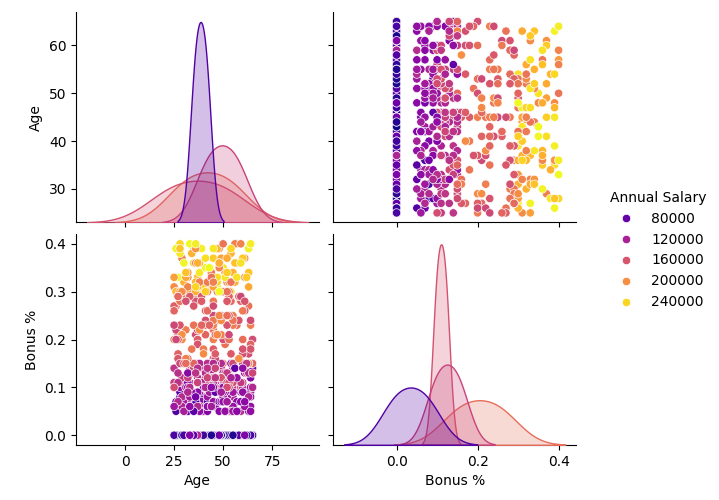

Reproduce this figure in Python.
import pandas as pd
import seaborn as sns
import matplotlib.pyplot as plt

data  = pd.read_excel("ESD.xlsx")
sns.pairplot(data,palette="plasma",hue="Annual Salary")
plt.show()
